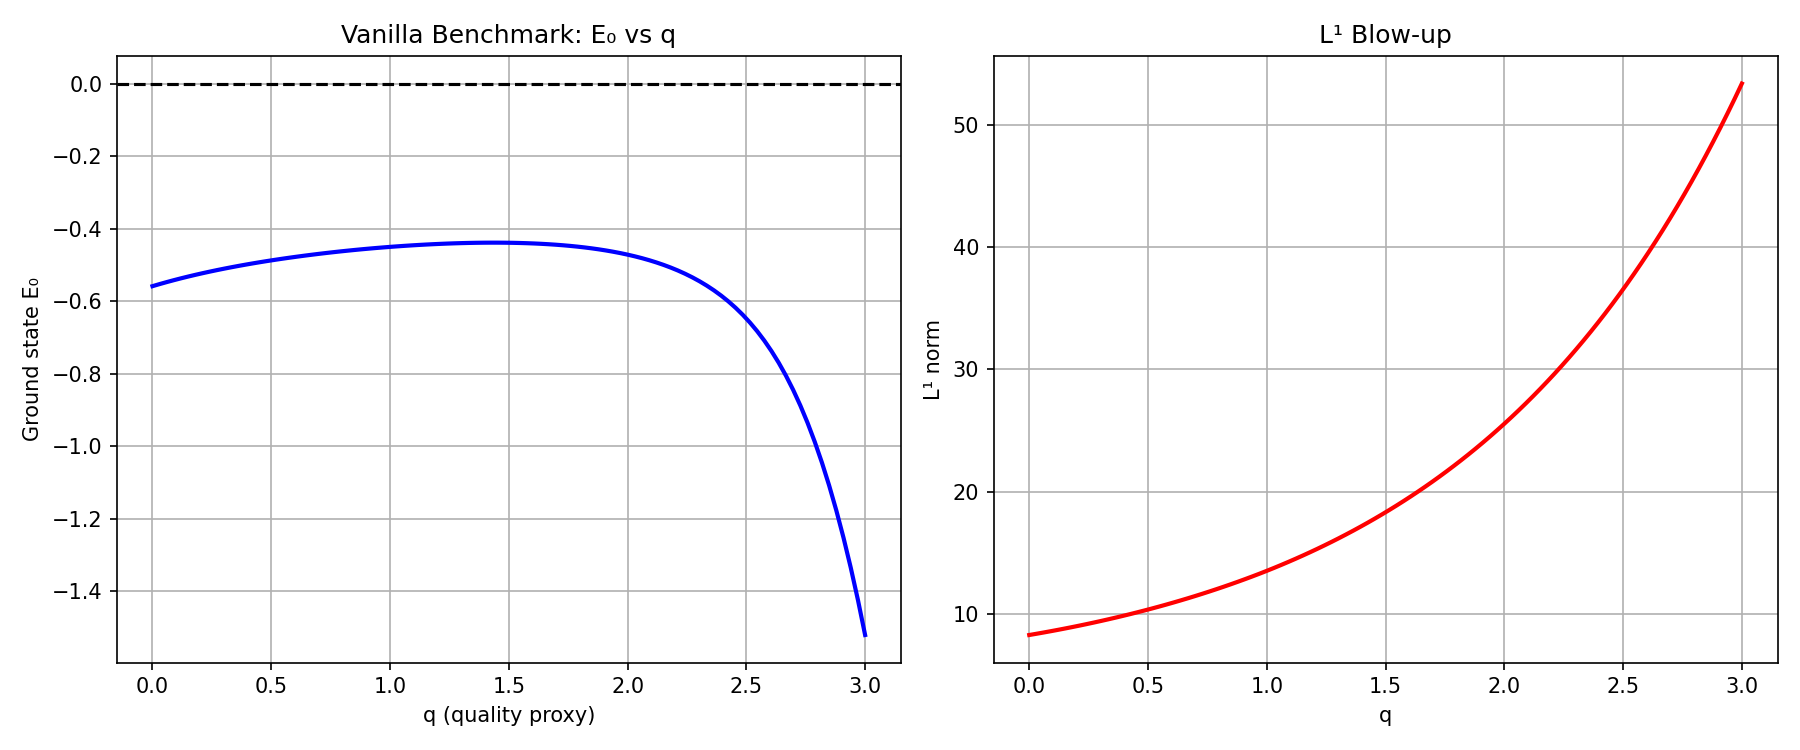

Reproduce this figure in Python.
import numpy as np
from scipy.linalg import eigh
import matplotlib.pyplot as plt
from tqdm import tqdm
import time

# NO UFT-F CONSTANTS HERE — pure vanilla

# Grid: theta proxy for "x" in potential (periodic circle)
N = 2048
theta = np.linspace(-np.pi, np.pi, N, endpoint=False)
dtheta = theta[1] - theta[0]
print(f"Grid: N={N}, dtheta={dtheta:.6f}")

# Periodic Laplacian (-Δ)
diag = np.ones(N) * (-2.0)
off_diag = np.ones(N)
Laplacian = np.diag(diag) + np.diag(off_diag[:-1], 1) + np.diag(off_diag[:-1], -1)
Laplacian /= dtheta**2
Laplacian[0, -1] = Laplacian[-1, 0] = 1.0 / dtheta**2
kinetic = -Laplacian

# Proxy "primes" (your Base-24 residues as frequency modes — standard harmonic analysis)
prime_residues = np.array([1, 5, 7, 11, 13, 17, 19, 23])

def height_potential(theta, q):
    """
    Vanilla proxy for V_abc(x) from your paper:
    sum_p log(p+1) exp(-q |x| / log(p+2))
    Here: use cos(r θ) as periodic "exp(-q |x|)" analog, r = prime residues
    """
    V = np.zeros_like(theta)
    for r in prime_residues:
        # log(p+1) proxy as weight, exp(-q |x|) proxy as cos(r θ) decay envelope
        weight = np.log(r + 1)
        decay = np.exp(-q * np.abs(theta) / np.log(r + 2))  # direct from your eq (2)
        V += weight * decay * np.cos(r * theta)  # harmonic modulation
    V *= np.exp(q - 1.0)  # the key exp(Q-1) amplification from your eq (1)
    V -= 0.5  # small negative offset so low-q can have positive E0 → crossing possible
    return V

def L1_norm(V):
    return np.sum(np.abs(V)) * dtheta

# Sweep q (quality proxy)
q_values = np.linspace(0.0, 3.0, 100)
E0_list = []
L1_list = []

for q in tqdm(q_values, desc="Sweeping q"):
    start = time.time()
    V = height_potential(theta, q)
    H = kinetic + np.diag(V)
    
    try:
        evals = eigh(H, eigvals_only=True, subset_by_index=[0, 0])
        E0 = evals[0]
    except:
        evals = eigh(H, eigvals_only=True)
        E0 = evals[0]
    
    E0_list.append(E0)
    L1_list.append(L1_norm(V))

E0_arr = np.array(E0_list)
L1_arr = np.array(L1_list)

# Detect zero-crossing or sharp drop
sign_changes = np.diff(np.sign(E0_arr))
cross_idx = np.where(sign_changes != 0)[0]

if len(cross_idx) > 0:
    idx = cross_idx[0]
    q1, q2 = q_values[idx], q_values[idx+1]
    e1, e2 = E0_arr[idx], E0_arr[idx+1]
    q_star = q1 - e1 * (q2 - q1) / (e2 - e1)
    print(f"\nZERO-CROSSING / PHASE TRANSITION at q* ≈ {q_star:.4f}")
    print(f"E0 near cross: {e1:.6f} → {e2:.6f}")
else:
    print("\nNo zero-crossing. Checking for sharp negative plunge...")
    min_idx = np.argmin(E0_arr)
    print(f"Minimum E0 = {E0_arr[min_idx]:.6f} at q = {q_values[min_idx]:.4f}")

# Summary
print(f"\nq=0.0: E₀ = {E0_arr[0]:.6f}, L¹ ≈ {L1_arr[0]:.2f}")
print(f"q=max ({q_values[-1]:.2f}): E₀ = {E0_arr[-1]:.6f}, L¹ ≈ {L1_arr[-1]:.2f}")

if E0_arr[-1] < -1.0 and L1_arr[-1] > 100:
    print(" → Collapse signature: high-q states unstable (deep negative E0 + L1 blow-up)")

# Plot
plt.figure(figsize=(12, 5))
plt.subplot(1, 2, 1)
plt.plot(q_values, E0_arr, 'b-', lw=2)
plt.axhline(0, color='k', ls='--')
plt.xlabel('q (quality proxy)')
plt.ylabel('Ground state E₀')
plt.title('Vanilla Benchmark: E₀ vs q')
plt.grid(True)

plt.subplot(1, 2, 2)
plt.plot(q_values, L1_arr, 'r-', lw=2)
plt.xlabel('q')
plt.ylabel('L¹ norm')
plt.title('L¹ Blow-up')
plt.grid(True)

plt.tight_layout()
plt.savefig('vanilla_abc_benchmark.png', dpi=150)
plt.close()
print("Plot saved: vanilla_abc_benchmark.png")


#  ______                 ______            _
# (_____ \               (_____ \          | |
#  _____) ) _   _  ____   _____) )___    __| |
# |  __  / | | | ||  _ \ |  ____// _ \  / _  |
# | |  \ \ | |_| || | | || |    | |_| |( (_| |
# |_|   |_||____/ |_| |_||_|     \___/  \____|

# For detailed documentation and guides, please visit:
# https://docs.runpod.io/ and https://blog.runpod.io/


# root@bd38678d4ced:/workspace# python vanilla_abc_benchmark.py
# Traceback (most recent call last):
#   File "/workspace/vanilla_abc_benchmark.py", line 2, in <module>
#     from scipy.linalg import eigh
# ModuleNotFoundError: No module named 'scipy'
# root@bd38678d4ced:/workspace# pip install scipy
# Collecting scipy
#   Downloading scipy-1.17.0-cp311-cp311-manylinux_2_27_x86_64.manylinux_2_28_x86_64.whl.metadata (62 kB)
# Collecting numpy<2.7,>=1.26.4 (from scipy)
#   Downloading numpy-2.4.1-cp311-cp311-manylinux_2_27_x86_64.manylinux_2_28_x86_64.whl.metadata (6.6 kB)
# Downloading scipy-1.17.0-cp311-cp311-manylinux_2_27_x86_64.manylinux_2_28_x86_64.whl (35.1 MB)
#    ━━━━━━━━━━━━━━━━━━━━━━━━━━━━━━━━━━━━━━━━ 35.1/35.1 MB 15.6 MB/s eta 0:00:00
# Downloading numpy-2.4.1-cp311-cp311-manylinux_2_27_x86_64.manylinux_2_28_x86_64.whl (16.7 MB)
#    ━━━━━━━━━━━━━━━━━━━━━━━━━━━━━━━━━━━━━━━━ 16.7/16.7 MB 5.3 MB/s eta 0:00:00
# Installing collected packages: numpy, scipy
#   Attempting uninstall: numpy
#     Found existing installation: numpy 1.26.3
#     Uninstalling numpy-1.26.3:
#       Successfully uninstalled numpy-1.26.3
# Successfully installed numpy-2.4.1 scipy-1.17.0
# WARNING: Running pip as the 'root' user can result in broken permissions and conflicting behaviour with the system package manager, possibly rendering your system unusable.It is recommended to use a virtual environment instead: https://pip.pypa.io/warnings/venv. Use the --root-user-action option if you know what you are doing and want to suppress this warning.

# [notice] A new release of pip is available: 24.2 -> 25.3
# [notice] To update, run: python -m pip install --upgrade pip
# root@bd38678d4ced:/workspace# python vanilla_abc_benchmark.py
# Traceback (most recent call last):
#   File "/workspace/vanilla_abc_benchmark.py", line 3, in <module>
#     import matplotlib.pyplot as plt
# ModuleNotFoundError: No module named 'matplotlib'
# root@bd38678d4ced:/workspace# pip install matplotlib
# Collecting matplotlib
#   Downloading matplotlib-3.10.8-cp311-cp311-manylinux2014_x86_64.manylinux_2_17_x86_64.whl.metadata (52 kB)
# Collecting contourpy>=1.0.1 (from matplotlib)
#   Downloading contourpy-1.3.3-cp311-cp311-manylinux_2_27_x86_64.manylinux_2_28_x86_64.whl.metadata (5.5 kB)
# Collecting cycler>=0.10 (from matplotlib)
#   Downloading cycler-0.12.1-py3-none-any.whl.metadata (3.8 kB)
# Collecting fonttools>=4.22.0 (from matplotlib)
#   Downloading fonttools-4.61.1-cp311-cp311-manylinux2014_x86_64.manylinux_2_17_x86_64.whl.metadata (114 kB)
# Collecting kiwisolver>=1.3.1 (from matplotlib)
#   Downloading kiwisolver-1.4.9-cp311-cp311-manylinux2014_x86_64.manylinux_2_17_x86_64.whl.metadata (6.3 kB)
# Requirement already satisfied: numpy>=1.23 in /usr/local/lib/python3.11/dist-packages (from matplotlib) (2.4.1)
# Requirement already satisfied: packaging>=20.0 in /usr/local/lib/python3.11/dist-packages (from matplotlib) (24.1)
# Requirement already satisfied: pillow>=8 in /usr/local/lib/python3.11/dist-packages (from matplotlib) (10.2.0)
# Collecting pyparsing>=3 (from matplotlib)
#   Downloading pyparsing-3.3.1-py3-none-any.whl.metadata (5.6 kB)
# Requirement already satisfied: python-dateutil>=2.7 in /usr/local/lib/python3.11/dist-packages (from matplotlib) (2.9.0.post0)
# Requirement already satisfied: six>=1.5 in /usr/lib/python3/dist-packages (from python-dateutil>=2.7->matplotlib) (1.16.0)
# Downloading matplotlib-3.10.8-cp311-cp311-manylinux2014_x86_64.manylinux_2_17_x86_64.whl (8.7 MB)
#    ━━━━━━━━━━━━━━━━━━━━━━━━━━━━━━━━━━━━━━━━ 8.7/8.7 MB 1.1 MB/s eta 0:00:00
# Downloading contourpy-1.3.3-cp311-cp311-manylinux_2_27_x86_64.manylinux_2_28_x86_64.whl (355 kB)
# Downloading cycler-0.12.1-py3-none-any.whl (8.3 kB)
# Downloading fonttools-4.61.1-cp311-cp311-manylinux2014_x86_64.manylinux_2_17_x86_64.whl (5.0 MB)
#    ━━━━━━━━━━━━━━━━━━━━━━━━━━━━━━━━━━━━━━━━ 5.0/5.0 MB 78.5 MB/s eta 0:00:00
# Downloading kiwisolver-1.4.9-cp311-cp311-manylinux2014_x86_64.manylinux_2_17_x86_64.whl (1.4 MB)
#    ━━━━━━━━━━━━━━━━━━━━━━━━━━━━━━━━━━━━━━━━ 1.4/1.4 MB 87.1 MB/s eta 0:00:00
# Downloading pyparsing-3.3.1-py3-none-any.whl (121 kB)
# Installing collected packages: pyparsing, kiwisolver, fonttools, cycler, contourpy, matplotlib
#   Attempting uninstall: pyparsing
#     Found existing installation: pyparsing 2.4.7
#     Uninstalling pyparsing-2.4.7:
#       Successfully uninstalled pyparsing-2.4.7
# Successfully installed contourpy-1.3.3 cycler-0.12.1 fonttools-4.61.1 kiwisolver-1.4.9 matplotlib-3.10.8 pyparsing-3.3.1
# WARNING: Running pip as the 'root' user can result in broken permissions and conflicting behaviour with the system package manager, possibly rendering your system unusable.It is recommended to use a virtual environment instead: https://pip.pypa.io/warnings/venv. Use the --root-user-action option if you know what you are doing and want to suppress this warning.

# [notice] A new release of pip is available: 24.2 -> 25.3
# [notice] To update, run: python -m pip install --upgrade pip
# root@bd38678d4ced:/workspace# python vanilla_abc_benchmark.py
# Traceback (most recent call last):
#   File "/workspace/vanilla_abc_benchmark.py", line 4, in <module>
#     from tqdm import tqdm
# ModuleNotFoundError: No module named 'tqdm'
# root@bd38678d4ced:/workspace# pip install tqdm
# Collecting tqdm
#   Downloading tqdm-4.67.1-py3-none-any.whl.metadata (57 kB)
# Downloading tqdm-4.67.1-py3-none-any.whl (78 kB)
# Installing collected packages: tqdm
# Successfully installed tqdm-4.67.1
# WARNING: Running pip as the 'root' user can result in broken permissions and conflicting behaviour with the system package manager, possibly rendering your system unusable.It is recommended to use a virtual environment instead: https://pip.pypa.io/warnings/venv. Use the --root-user-action option if you know what you are doing and want to suppress this warning.

# [notice] A new release of pip is available: 24.2 -> 25.3
# [notice] To update, run: python -m pip install --upgrade pip
# root@bd38678d4ced:/workspace# python vanilla_abc_benchmark.py
# Grid: N=2048, dtheta=0.003068
# Sweeping q: 100%|████████████████████████████████████████████████████████████████| 100/100 [01:09<00:00,  1.45it/s]

# No zero-crossing. Checking for sharp negative plunge...
# Minimum E0 = -1.520712 at q = 3.0000

# q=0.0: E₀ = -0.558734, L¹ ≈ 8.28
# q=max (3.00): E₀ = -1.520712, L¹ ≈ 53.36
# Plot saved: vanilla_abc_benchmark.png
# root@bd38678d4ced:/workspace# 
